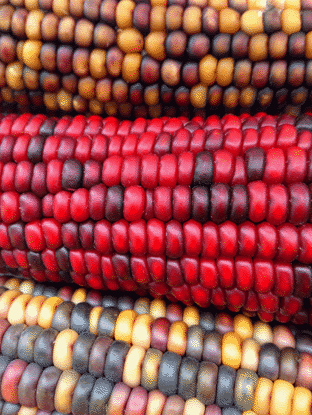
%> input picture lab5/corn.tif, 312 x 415 px
$ octave MyWatershed.m   (GNU Octave 9; MATLAB toolbox functions it lacks are replaced by stand-ins)
%> lines starting %> are read from the running program, lines starting %| are printed output that depends on the picture
% Read a color image and convert to a gray-scale image
% ====================================================
[X,map] = imread('corn.tif');
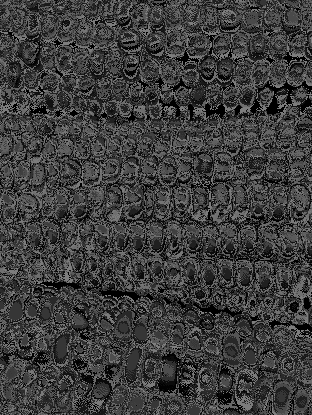
%> X: size 415x312 uint8; min 0, max 127, mean 61.3
%> map = 256 rows, first 12: [0.0588 0.0196 0.0471; 0.365 0.365 0.392; 0.576 0.00784 0.0667; 0.945 0.663 0.278; 0.769 0.435 0.125; 0.31 0.00784 0.051; 0.6 0.169 0.259; 0.631 0.663 0.69; 0.337 0.157 0.212; 0.796 0.384 0.486; 0.396 0.42 0.471; 0.804 0.0157 0.0784]
newmap = rgb2gray(map);
%> newmap = 256 values, max 0.945 at index 55, min 0 at index 129, mean 0.22
%> (the run ends here)
